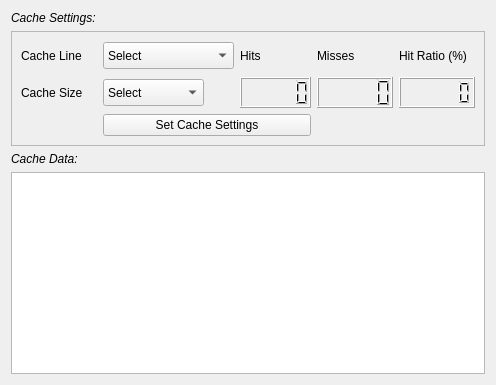
<?xml version="1.0" encoding="UTF-8"?>
<ui version="4.0">
 <class>Cachegui</class>
 <widget class="QWidget" name="Cachegui">
  <property name="geometry">
   <rect>
    <x>0</x>
    <y>0</y>
    <width>493</width>
    <height>385</height>
   </rect>
  </property>
  <property name="sizePolicy">
   <sizepolicy hsizetype="Expanding" vsizetype="Expanding">
    <horstretch>0</horstretch>
    <verstretch>0</verstretch>
   </sizepolicy>
  </property>
  <property name="windowTitle">
   <string>Form</string>
  </property>
  <layout class="QGridLayout" name="gridLayout_2">
   <item row="0" column="0">
    <widget class="QLabel" name="label">
     <property name="font">
      <font>
       <italic>true</italic>
      </font>
     </property>
     <property name="text">
      <string>Cache Settings:</string>
     </property>
    </widget>
   </item>
   <item row="1" column="0">
    <widget class="QFrame" name="frame">
     <property name="sizePolicy">
      <sizepolicy hsizetype="Fixed" vsizetype="Fixed">
       <horstretch>0</horstretch>
       <verstretch>0</verstretch>
      </sizepolicy>
     </property>
     <property name="minimumSize">
      <size>
       <width>474</width>
       <height>115</height>
      </size>
     </property>
     <property name="frameShape">
      <enum>QFrame::StyledPanel</enum>
     </property>
     <property name="frameShadow">
      <enum>QFrame::Raised</enum>
     </property>
     <layout class="QGridLayout" name="gridLayout">
      <item row="0" column="0">
       <widget class="QLabel" name="label_4">
        <property name="sizePolicy">
         <sizepolicy hsizetype="Expanding" vsizetype="Preferred">
          <horstretch>0</horstretch>
          <verstretch>0</verstretch>
         </sizepolicy>
        </property>
        <property name="text">
         <string>Cache Line</string>
        </property>
       </widget>
      </item>
      <item row="0" column="1">
       <widget class="QComboBox" name="cacheLineBox">
        <property name="sizePolicy">
         <sizepolicy hsizetype="Fixed" vsizetype="Fixed">
          <horstretch>0</horstretch>
          <verstretch>0</verstretch>
         </sizepolicy>
        </property>
        <property name="minimumSize">
         <size>
          <width>131</width>
          <height>27</height>
         </size>
        </property>
        <item>
         <property name="text">
          <string>Select</string>
         </property>
        </item>
        <item>
         <property name="text">
          <string>2</string>
         </property>
        </item>
        <item>
         <property name="text">
          <string>4</string>
         </property>
        </item>
        <item>
         <property name="text">
          <string>8</string>
         </property>
        </item>
       </widget>
      </item>
      <item row="0" column="2">
       <widget class="QLabel" name="label_2">
        <property name="sizePolicy">
         <sizepolicy hsizetype="Fixed" vsizetype="Fixed">
          <horstretch>0</horstretch>
          <verstretch>0</verstretch>
         </sizepolicy>
        </property>
        <property name="minimumSize">
         <size>
          <width>71</width>
          <height>21</height>
         </size>
        </property>
        <property name="text">
         <string>Hits</string>
        </property>
       </widget>
      </item>
      <item row="0" column="3">
       <widget class="QLabel" name="label_6">
        <property name="sizePolicy">
         <sizepolicy hsizetype="Expanding" vsizetype="Expanding">
          <horstretch>0</horstretch>
          <verstretch>0</verstretch>
         </sizepolicy>
        </property>
        <property name="minimumSize">
         <size>
          <width>71</width>
          <height>21</height>
         </size>
        </property>
        <property name="text">
         <string>Misses</string>
        </property>
       </widget>
      </item>
      <item row="0" column="4">
       <widget class="QLabel" name="label_3">
        <property name="sizePolicy">
         <sizepolicy hsizetype="Expanding" vsizetype="Expanding">
          <horstretch>0</horstretch>
          <verstretch>0</verstretch>
         </sizepolicy>
        </property>
        <property name="minimumSize">
         <size>
          <width>71</width>
          <height>21</height>
         </size>
        </property>
        <property name="text">
         <string>Hit Ratio (%)</string>
        </property>
       </widget>
      </item>
      <item row="1" column="0">
       <widget class="QLabel" name="label_9">
        <property name="sizePolicy">
         <sizepolicy hsizetype="Expanding" vsizetype="Preferred">
          <horstretch>0</horstretch>
          <verstretch>0</verstretch>
         </sizepolicy>
        </property>
        <property name="text">
         <string>Cache Size</string>
        </property>
       </widget>
      </item>
      <item row="1" column="1">
       <widget class="QComboBox" name="cacheSizeSelectionBox">
        <property name="sizePolicy">
         <sizepolicy hsizetype="Fixed" vsizetype="Fixed">
          <horstretch>0</horstretch>
          <verstretch>0</verstretch>
         </sizepolicy>
        </property>
        <property name="minimumSize">
         <size>
          <width>101</width>
          <height>27</height>
         </size>
        </property>
        <item>
         <property name="text">
          <string>Select</string>
         </property>
        </item>
        <item>
         <property name="text">
          <string>16</string>
         </property>
        </item>
        <item>
         <property name="text">
          <string>32</string>
         </property>
        </item>
        <item>
         <property name="text">
          <string>64</string>
         </property>
        </item>
       </widget>
      </item>
      <item row="1" column="2">
       <widget class="QLCDNumber" name="hitCounterLCD">
        <property name="sizePolicy">
         <sizepolicy hsizetype="Fixed" vsizetype="Fixed">
          <horstretch>0</horstretch>
          <verstretch>0</verstretch>
         </sizepolicy>
        </property>
        <property name="minimumSize">
         <size>
          <width>71</width>
          <height>31</height>
         </size>
        </property>
       </widget>
      </item>
      <item row="1" column="3">
       <widget class="QLCDNumber" name="missesLCD">
        <property name="sizePolicy">
         <sizepolicy hsizetype="Expanding" vsizetype="Fixed">
          <horstretch>0</horstretch>
          <verstretch>0</verstretch>
         </sizepolicy>
        </property>
        <property name="minimumSize">
         <size>
          <width>71</width>
          <height>31</height>
         </size>
        </property>
       </widget>
      </item>
      <item row="1" column="4">
       <widget class="QLCDNumber" name="hitRatioLCD">
        <property name="sizePolicy">
         <sizepolicy hsizetype="Expanding" vsizetype="Fixed">
          <horstretch>0</horstretch>
          <verstretch>0</verstretch>
         </sizepolicy>
        </property>
        <property name="minimumSize">
         <size>
          <width>71</width>
          <height>31</height>
         </size>
        </property>
        <property name="smallDecimalPoint">
         <bool>true</bool>
        </property>
       </widget>
      </item>
      <item row="2" column="1" colspan="2">
       <widget class="QPushButton" name="setCache">
        <property name="text">
         <string>Set Cache Settings</string>
        </property>
       </widget>
      </item>
     </layout>
     <zorder>cacheSizeSelectionBox</zorder>
     <zorder>label_9</zorder>
     <zorder>label_4</zorder>
     <zorder>cacheLineBox</zorder>
     <zorder>hitRatioLCD</zorder>
     <zorder>label_2</zorder>
     <zorder>label_3</zorder>
     <zorder>hitCounterLCD</zorder>
     <zorder>setCache</zorder>
     <zorder>missesLCD</zorder>
     <zorder>label_6</zorder>
    </widget>
   </item>
   <item row="2" column="0">
    <widget class="QLabel" name="label_5">
     <property name="font">
      <font>
       <italic>true</italic>
      </font>
     </property>
     <property name="text">
      <string>Cache Data:</string>
     </property>
    </widget>
   </item>
   <item row="3" column="0">
    <widget class="QTableView" name="cacheDataTable">
     <property name="sizePolicy">
      <sizepolicy hsizetype="Expanding" vsizetype="Expanding">
       <horstretch>0</horstretch>
       <verstretch>0</verstretch>
      </sizepolicy>
     </property>
    </widget>
   </item>
  </layout>
  <zorder>cacheDataTable</zorder>
  <zorder>frame</zorder>
  <zorder>label_5</zorder>
  <zorder>label</zorder>
 </widget>
 <resources/>
 <connections/>
</ui>
